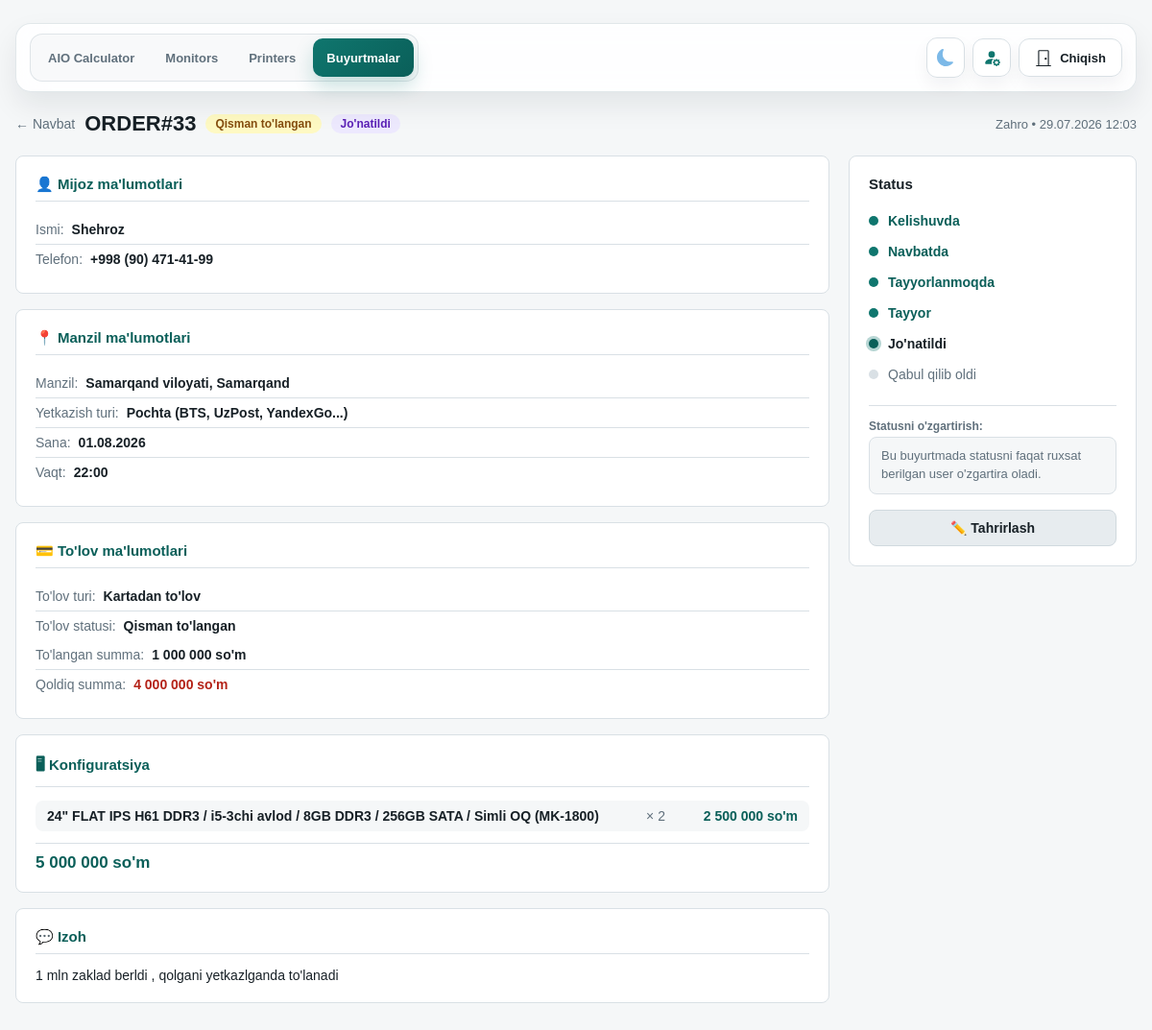
/orders/33/ (signed in), run on an earlier commit of the app's database.
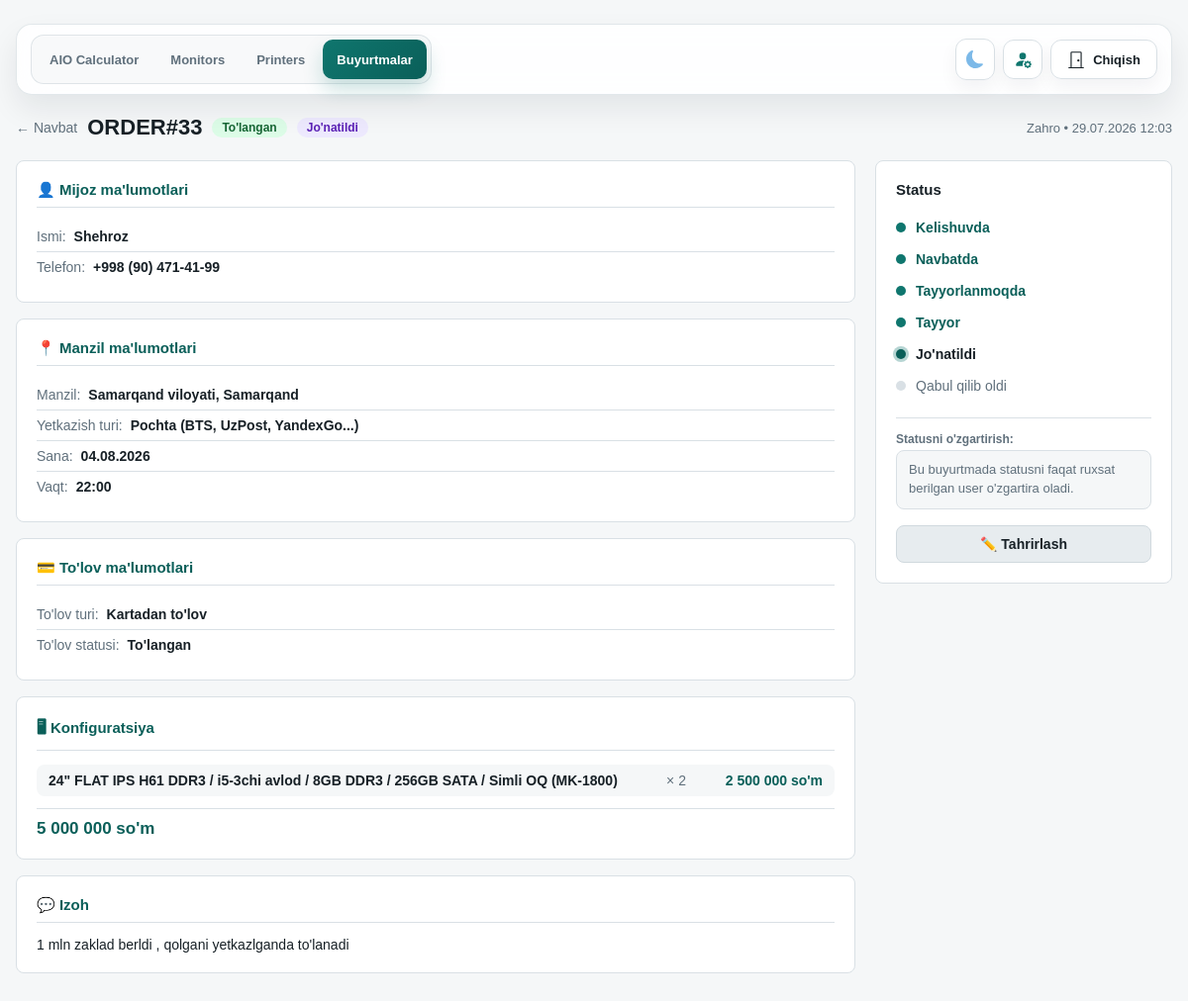
And on a later commit of the database.
### orders/models.py (models this page shows, shortened)
class Order(models.Model):
    class DeliveryType(models.TextChoices):
        DELIVERY = "DELIVERY", "Olib borish kerak"
        POST = "POST", "Pochta (BTS, UzPost, YandexGo...)"
        PICKUP = "PICKUP", "Olib ketadi"
    class PaymentType(models.TextChoices):
        CASH = "CASH", "Naqd to'lov"
        CARD = "CARD", "Kartadan to'lov"
        TRANSFER = "TRANSFER", "Bank orqali"
        CASH_CARD = "CASH_CARD", "Aralash to'lov"
    class PaymentStatus(models.TextChoices):
        UNPAID = "UNPAID", "To'lanmagan"
        ON_DELIVERY = "ON_DELIVERY", "Yetkazilganda to'lanadi"
        ON_PICKUP = "ON_PICKUP", "Olib ketishda to'lanadi"
        PARTIAL = "PARTIAL", "Qisman to'langan"
        PAID = "PAID", "To'langan"
    class ProductionStatus(models.TextChoices):
        AGREED = "AGREED", "Kelishuvda"
        QUEUED = "QUEUED", "Navbatda"
        IN_PROGRESS = "IN_PROGRESS", "Tayyorlanmoqda"
        READY = "READY", "Tayyor"
        SHIPPING = "SHIPPING", "Yo'lda"
        DELIVERED = "DELIVERED", "Yetkazildi"
        ON_HOLD = "ON_HOLD", "To'xtatildi"
        CANCELLED = "CANCELLED", "Bekor qilindi"
    DELIVERY_STATUS_FLOWS = {
        DeliveryType.DELIVERY: [
            ProductionStatus.AGREED,
            ProductionStatus.QUEUED,
            ProductionStatus.IN_PROGRESS,
            ProductionStatus.READY,
            ProductionStatus.SHIPPING,
            ProductionStatus.DELIVERED,
        ],
        DeliveryType.POST: [
            ProductionStatus.AGREED,
            ProductionStatus.QUEUED,
            ProductionStatus.IN_PROGRESS,
            ProductionStatus.READY,
            ProductionStatus.SHIPPING,
            ProductionStatus.DELIVERED,
        ],
        DeliveryType.PICKUP: [
            ProductionStatus.AGREED,
            ProductionStatus.QUEUED,
            ProductionStatus.IN_PROGRESS,
            ProductionStatus.READY,
            ProductionStatus.DELIVERED,
        ],
    }
    GLOBAL_PRODUCTION_STATUSES = [
        ProductionStatus.CANCELLED,
        ProductionStatus.ON_HOLD,
    ]
    DELIVERY_STATUS_LABELS = {
        DeliveryType.DELIVERY: {
            ProductionStatus.SHIPPING: "Yo'lda",
            ProductionStatus.DELIVERED: "Yetkazildi",
        },
        DeliveryType.POST: {
            ProductionStatus.SHIPPING: "Jo'natildi",
            ProductionStatus.DELIVERED: "Qabul qilib oldi",
        },
        DeliveryType.PICKUP: {
            ProductionStatus.DELIVERED: "Olib ketildi",
        },
    }
    order_number = models.CharField(
        max_length=24, unique=True, blank=True, null=True, verbose_name="Buyurtma raqami"
    )
    sold_by = models.ForeignKey(
        User, on_delete=models.PROTECT, related_name="orders", verbose_name="Sotuvchi"
    )
    customer_name = models.CharField(max_length=120, verbose_name="Mijoz ismi")
    customer_phone = models.CharField(max_length=30, verbose_name="Telefon raqami")
    region = models.CharField(max_length=80, verbose_name="Viloyat")
    district = models.CharField(max_length=80, verbose_name="Tuman")
    city = models.CharField(max_length=80, verbose_name="Shahar")
    landmark = models.CharField(max_length=200, blank=True, verbose_name="Mo'ljal")
    delivery_type = models.CharField(
        max_length=20, choices=DeliveryType.choices, verbose_name="Yetkazish turi"
    )
    payment_type = models.CharField(
        max_length=20, choices=PaymentType.choices, verbose_name="To'lov turi"
    )
    payment_status = models.CharField(
        max_length=20,
        choices=PaymentStatus.choices,
        default=PaymentStatus.UNPAID,
        verbose_name="To'lov holati",
    )
    production_status = models.CharField(
        max_length=20,
        choices=ProductionStatus.choices,
        default=ProductionStatus.AGREED,
        verbose_name="Ishlab chiqarish holati",
    )
    total_price_usd = models.DecimalField(
        max_digits=12, decimal_places=2, default=0, verbose_name="Jami (USD)"
    )
    total_price_uzs = models.DecimalField(
        max_digits=16, decimal_places=0, default=0, verbose_name="Jami (so'm)"
    )
    delivery_date = models.DateField(null=True, blank=True, verbose_name="Yetkazib berish sanasi")
    delivery_time = models.CharField(max_length=10, null=True, blank=True, verbose_name="Yetkazib berish vaqti")
    partial_amount = models.DecimalField(
        max_digits=16, decimal_places=0, default=0, verbose_name="Qisman to'langan summa"
    )
    notes = models.TextField(blank=True, verbose_name="Izoh")
    created_at = models.DateTimeField(auto_now_add=True)
    updated_at = models.DateTimeField(auto_now=True)
    delivered_at = models.DateTimeField(null=True, blank=True, verbose_name="Yetkazib berilgan vaqt")
    class Meta:
        ordering = ["-created_at"]
        verbose_name = "Buyurtma"
        verbose_name_plural = "Buyurtmalar"
    @property
    def display_order_number(self):
        raw_number = self.order_number or f"ORDER#{self.pk}"
        if raw_number.startswith("ORD#"):
            return raw_number.replace("ORD#", "ORDER#", 1)
        return raw_number
    @classmethod
    def production_status_flow(cls, delivery_type):
        return cls.DELIVERY_STATUS_FLOWS.get(
            delivery_type,
            cls.DELIVERY_STATUS_FLOWS[cls.DeliveryType.DELIVERY],
        )
    @classmethod
    def production_status_label(cls, status, delivery_type=None):
        if delivery_type:
            custom = cls.DELIVERY_STATUS_LABELS.get(delivery_type, {})
            if status in custom:
                return custom[status]
        return dict(cls.ProductionStatus.choices).get(status, status)
    @classmethod
    def production_status_choices_for_delivery(cls, delivery_type):
        statuses = list(cls.production_status_flow(delivery_type))
        for status in cls.GLOBAL_PRODUCTION_STATUSES:
            if status not in statuses:
                statuses.append(status)
        return [(status, cls.production_status_label(status, delivery_type)) for status in statuses]

class OrderItem(models.Model):
    order = models.ForeignKey(Order, on_delete=models.CASCADE, related_name="items")
    build_quote = models.ForeignKey(
        "calculator.BuildQuote",
        on_delete=models.SET_NULL,
        null=True,
        blank=True,
        related_name="order_items",
        verbose_name="Kalkulyator konfiguratsiyasi",
    )
    config_label = models.CharField(max_length=255, verbose_name="Konfiguratsiya")
    quantity = models.PositiveIntegerField(default=1, verbose_name="Soni")
    unit_price_usd = models.DecimalField(
        max_digits=12, decimal_places=2, default=0, verbose_name="Dona narxi (USD)"
    )
    unit_price_uzs = models.DecimalField(
        max_digits=16, decimal_places=2, default=0, verbose_name="Dona narxi (so'm)"
    )
    class Meta:
        verbose_name = "Buyurtma elementi"
        verbose_name_plural = "Buyurtma elementlari"

### orders/views.py (the view, shortened to what this page needs)
# urls.py: path("<int:pk>/", views.order_detail, name="detail"),
@login_required
def order_detail(request, pk):
    from calculator.models import CalculatorSettings
    try:
        settings = CalculatorSettings.objects.first()
        usd_rate = int(settings.usd_rate) if settings and settings.usd_rate else 12850
    except:
        usd_rate = 12850
    order = get_object_or_404(
        _orders_for_user(request.user).prefetch_related("items").select_related("sold_by"),
        pk=pk,
    )
    if request.method == "GET" and request.GET.get("edit") == "1":
        if not _can_user_edit_order(request.user, order):
            raise PermissionDenied("Sizda buyurtmani tahrirlash huquqi yo'q.")
        return render(request, "orders/order_form.html", _form_context(request.user, order, {}))
    allowed_production_status_choices = _allowed_production_status_choices_for_user(
        request.user,
        order.delivery_type,
        order.production_status,
        order,
    )
    allowed_production_status_values = {value for value, _ in allowed_production_status_choices}
    return render(request, "orders/order_detail.html", {
        "active_nav": "orders",
        "order": order,
        "usd_rate": usd_rate,
        "status_flow": Order.production_status_flow(order.delivery_type),
        "current_status_index": (
            Order.production_status_flow(order.delivery_type).index(order.production_status)
            if order.production_status in Order.production_status_flow(order.delivery_type)
            else -1
        ),
        "delivery_choices": Order.DeliveryType.choices,
        "payment_type_choices": Order.PaymentType.choices,
        "payment_status_choices": Order.PaymentStatus.choices,
        "production_status_choices": allowed_production_status_choices,
        "can_edit_order": _can_user_edit_order(request.user, order),
        "can_delete_order": _can_user_delete_order(request.user),
        "can_cancel_order": _can_user_cancel_order(request.user, order),
        "can_change_production_status": _can_user_change_production_status(
            request.user,
            order.production_status,
            order,
        ),
        "show_current_status_option": order.production_status not in allowed_production_status_values,
        "current_status_label": _all_production_status_choices_map(order.delivery_type).get(
            order.production_status,
            order.production_status,
        ),
    })

### orders/templates/orders/order_detail.html (shortened to what the changed rows need)
{% extends "base.html" %}
{% load order_tags %}
{% block content %}
<div style="margin-top:20px;">
  <div style="display:flex;align-items:center;flex-wrap:wrap;gap:10px;margin-bottom:16px;">
    <a href="{% url 'orders:list' %}" style="color:var(--muted);text-decoration:none;font-size:14px;">← Navbat</a>
    <h2 style="margin:0;font-size:22px;">{{ order.display_order_number }}</h2>
    <span class="badge {{ order.payment_status|payment_badge }}">{{ order.get_payment_status_display }}</span>
    <span class="badge {{ order.production_status|status_badge }}">{{ order.production_status|status_label:order.delivery_type }}</span>
    <span style="font-size:13px;color:var(--muted);margin-left:auto;">
      {{ order.sold_by.get_full_name|default:order.sold_by.username }} •
      {{ order.created_at|date:"d.m.Y H:i" }}
    </span>
  </div>
  <div class="detail-layout">
    <div>
      <div class="panel detail-section">
        <div class="detail-row-group">
          <div class="detail-row"><span>Ismi:</span><strong>{{ order.customer_name }}</strong></div>
          <div class="detail-row"><span>Telefon:</span><strong>{{ order.customer_phone|format_phone }}</strong></div>
        </div>
      </div>
      <div class="panel detail-section">
        <div class="detail-row">
          <span>Manzil:</span>
          <strong>
            {{ order.region }}, {{ order.district }}{% if order.city %}, {{ order.city }}{% endif %}{% if order.landmark %}, {{ order.landmark }}{% endif %}
          </strong>
        </div>
        <div class="detail-row-group">
          <div class="detail-row"><span>Yetkazish turi:</span><strong>{{ order.get_delivery_type_display }}</strong></div>
          {% if order.delivery_date %}
            <div class="detail-row"><span>Sana:</span><strong>{{ order.delivery_date|date:"d.m.Y" }}</strong></div>
          {% endif %}
          {% if order.delivery_time %}
            <div class="detail-row"><span>Vaqt:</span><strong>{{ order.delivery_time }}</strong></div>
          {% endif %}
        </div>
      </div>
      <div class="panel detail-section">
        <div class="detail-row-group">
          <div class="detail-row"><span>To'lov turi:</span><strong>{{ order.get_payment_type_display }}</strong></div>
          <div class="detail-row"><span>To'lov statusi:</span><strong>{{ order.get_payment_status_display }}</strong></div>
        </div>
        {% if order.payment_status == 'PARTIAL' %}
          <div class="detail-row-group">
            <div class="detail-row"><span>To'langan summa:</span><strong>{{ order.partial_amount|format_uzs }} so'm</strong></div>
            <div class="detail-row"><span>Qoldiq summa:</span><strong style="color:var(--danger);">{{ order.total_price_uzs|remaining:order.partial_amount|format_uzs }} so'm</strong></div>
          </div>
        {% endif %}
      </div>
      <div class="panel detail-section">
        {% for item in order.items.all %}
          <div class="config-item">
            <span class="label">{{ item.config_label }}</span>
            <span class="qty">× {{ item.quantity }}</span>
            <span class="price">
              {% if item.unit_price_uzs %}
                {{ item.unit_price_uzs|format_uzs }}
              {% else %}
                {% widthratio item.unit_price_usd 1 usd_rate as price_uzs %}
                {{ price_uzs|format_uzs }}
              {% endif %}
              so'm
            </span>
          </div>
        {% endfor %}
        <div style="display:flex;margin-top:12px;padding-top:10px;border-top:1px solid var(--line);">
          <div style="text-align:right;">
            <div style="font-weight:800;font-size:17px;color:var(--accent-dark)">{{ order.total_price_uzs|format_uzs }} so'm</div>
          </div>
        </div>
      </div>
      {% if order.notes %}
        <div class="panel detail-section">
          <h3>💬 Izoh</h3>
          <p style="margin:0;font-size:14px;color:var(--text);">{{ order.notes }}</p>
        </div>
      {% endif %}
    </div>
    <aside>
      <div class="panel status-sidebar">
        <h3>Status</h3>
        {% for s in status_flow %}
          <div class="status-step
            {% if order.production_status == s %}current
            {% elif current_status_index != -1 and forloop.counter0 < current_status_index %}done
            {% endif %}">
            <div class="status-dot
              {% if order.production_status == s %}current
              {% elif current_status_index != -1 and forloop.counter0 < current_status_index %}done
              {% endif %}">
            </div>
            {{ s|status_label:order.delivery_type }}
          </div>
        {% endfor %}
        <div style="margin-top: 16px; margin-bottom: 12px; border-top: 1px solid var(--line); padding-top: 14px;">
          <label style="font-size:12px; color:var(--muted); font-weight:700; margin-bottom:4px; display:block;">Statusni o'zgartirish:</label>
          {% if can_change_production_status %}
            <select id="status-select-dropdown" onchange="onStatusDropdownChange(this.value)" style="width:100%; padding:10px 12px; border-radius:8px; background:var(--bg); border:1px solid var(--line); color:var(--text); font-weight:700; font-size:14px; cursor:pointer;">
              {% if show_current_status_option %}
                <option value="{{ order.production_status }}" selected>{{ current_status_label }}</option>
              {% endif %}
              {% for s_val, s_label in production_status_choices %}
                <option value="{{ s_val }}" {% if order.production_status == s_val %}selected{% endif %}>{{ s_label }}</option>
              {% endfor %}
            </select>
            <div id="save-status-container" style="display:none; gap:8px; margin-top:8px;">
              <button onclick="resetStatusChange()" class="action-btn secondary" style="flex:1; margin:0; padding:8px 10px; font-size:13px; font-weight:700;">
                Bekor qilish
              </button>
              <button onclick="saveStatus()" class="action-btn" style="flex:1; margin:0; padding:8px 10px; font-size:13px; background:var(--accent); color:white; font-weight:700;">
                💾 Saqlash
              </button>
            </div>
          {% else %}
            <div style="padding:10px 12px; border-radius:8px; background:var(--bg); border:1px solid var(--line); color:var(--muted); font-size:13px; line-height:1.45;">
            </div>
          {% endif %}
        </div>
        <div class="action-btns">
          {% if can_edit_order %}
            <a href="{% url 'orders:detail' order.pk %}?edit=1" class="action-btn secondary">
            </a>
          {% endif %}
        </div>
      </div>
    </aside>
  </div>
</div>
{% endblock %}

What changed in the data, as far as the page shows it:
changed Order "ORDER#33": payment_status "Qisman to'langan" → "To'langan"; delivery_date "01.08.2026" → "04.08.2026"; partial_amount "1 000 000" → (not shown); total_price_uzs|remaining "4 000 000" → (not shown)
Also different on the page:
text no longer shown: "To'langan summa: so'm Qoldiq summa: so'm"
